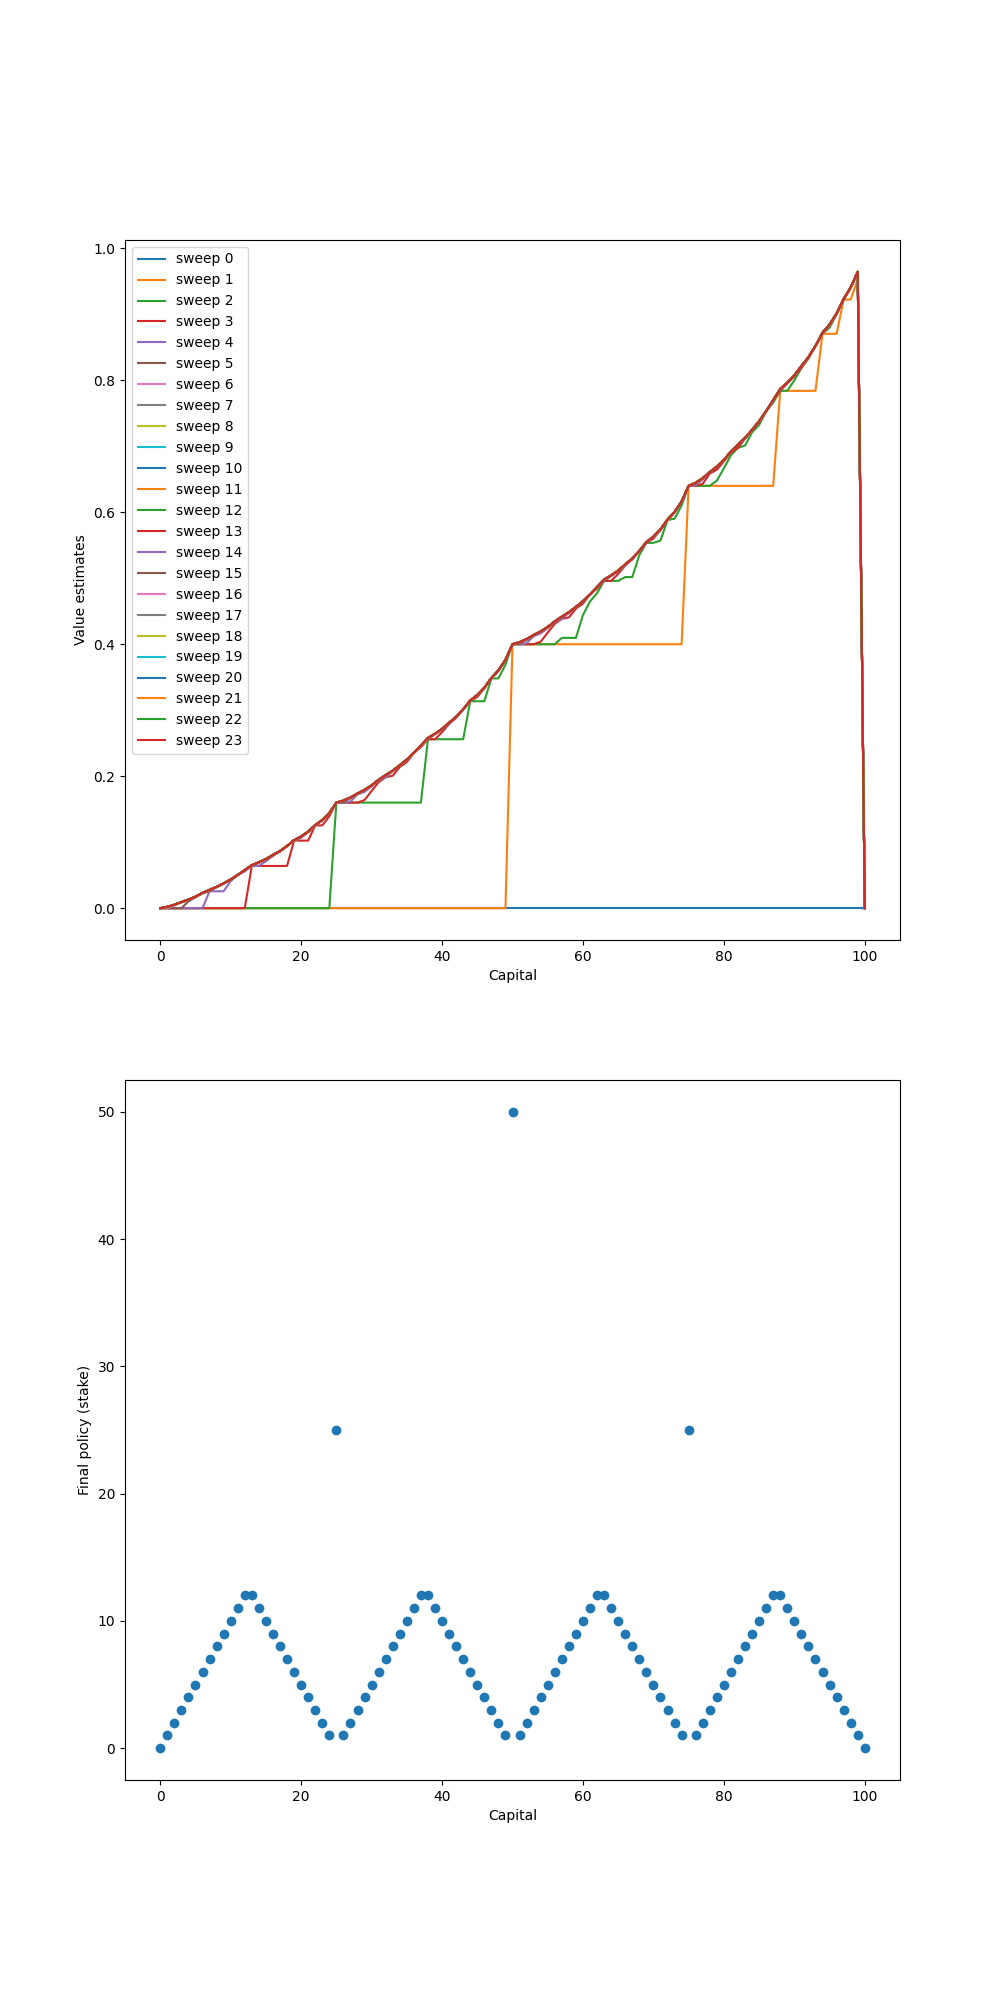

Write the Python code that produced this figure.
import numpy as np
import matplotlib.pyplot as plt

GOAL = 100
# For convenience, we introduce 2 dummy states: 0 and terminal state
states = np.arange(0, GOAL + 1)
rewards = {'terminal': 1, 'non-terminal': 0}
HEAD_PROB = 0.4
GAMMA = 1  # discount factor


def value_iteration(theta):
    V = np.zeros(states.shape)
    V_set = []
    policy = np.zeros(V.shape)

    while True:
        delta = 0
        V_set.append(V.copy())
        for state in states[1:GOAL]:

            old_value = V[state].copy()

            actions = np.arange(0, min(state, GOAL - state) + 1)
            new_value = 0
            for action in actions:
                next_head_state = states[state] + action
                next_tail_state = states[state] - action
                head_reward = rewards['terminal'] if next_head_state == GOAL else rewards['non-terminal']
                tail_reward = rewards['non-terminal']
                value = HEAD_PROB * (head_reward + GAMMA * V[next_head_state]) + \
                    (1 - HEAD_PROB) * (tail_reward + GAMMA * V[next_tail_state])
                if value > new_value:
                    new_value = value

            V[state] = new_value
            delta = max(delta, abs(old_value - V[state]))
            print('Max value changed: ', delta)

        if delta < theta:
            V_set.append(V)
            break

    for state in states[1:GOAL]:
        values = []
        actions = np.arange(min(state, 100 - state) + 1)
        for action in actions:
            next_head_state = states[state] + action
            next_tail_state = states[state] - action
            head_reward = rewards['terminal'] if next_head_state == GOAL else rewards['non-terminal']
            tail_reward = rewards['non-terminal']
            values.append(HEAD_PROB * (head_reward + GAMMA * V[next_head_state]) +
                          (1 - HEAD_PROB) * (tail_reward + GAMMA * V[next_tail_state]))
        policy[state] = actions[np.argmax(np.round(values[1:], 4)) + 1]

    return V_set, policy


if __name__ == '__main__':
    theta = 1e-13
    value_funcs, optimal_policy = value_iteration(theta)
    optimal_value = value_funcs[-1]
    print(optimal_value)

    plt.figure(figsize=(10, 20))
    plt.subplot(211)
    for sweep, value in enumerate(value_funcs):
        plt.plot(value, label='sweep {}'.format(sweep))
    plt.xlabel('Capital')
    plt.ylabel('Value estimates')
    plt.legend(loc='best')
    plt.subplot(212)
    plt.scatter(states, optimal_policy)
    plt.xlabel('Capital')
    plt.ylabel('Final policy (stake)')

    plt.savefig('./gambler.png')
    plt.close()
